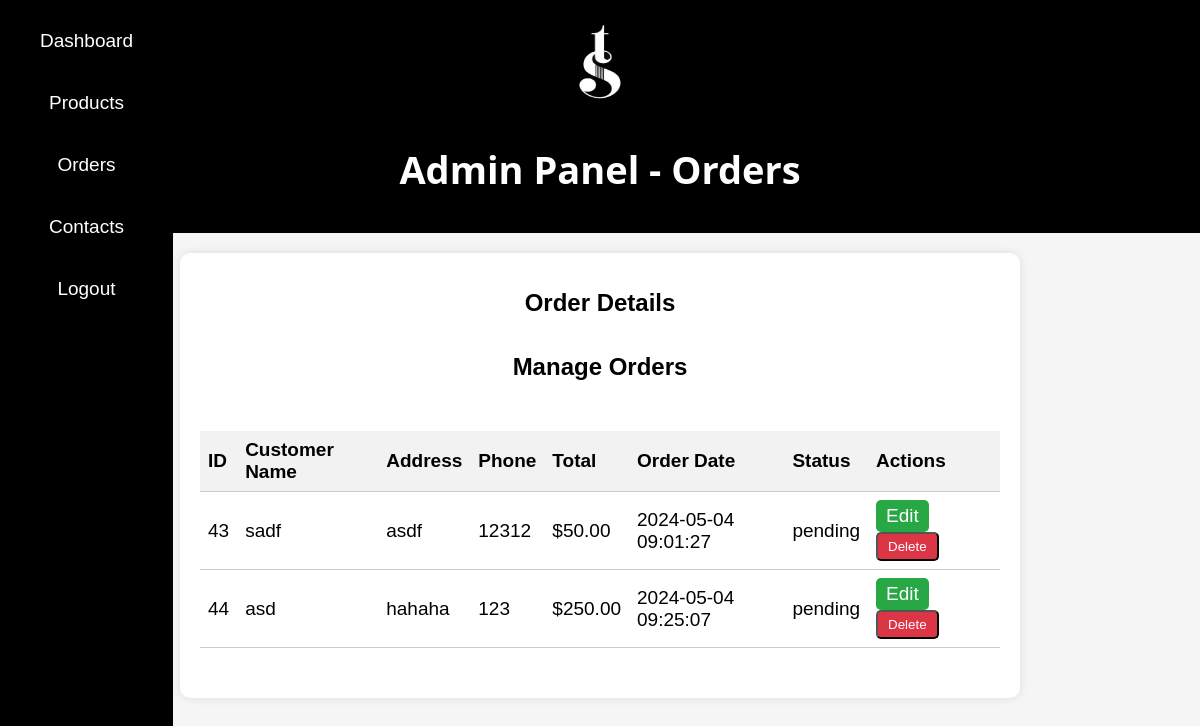
The app's page /order.php with its own data.
### tables this page shows
CREATE TABLE `orders` (
  `id` int(11) NOT NULL,
  `customer_name` varchar(255) NOT NULL,
  `address` text NOT NULL,
  `phone` varchar(15) NOT NULL,
  `total` decimal(10,2) NOT NULL,
  `order_status` enum('pending','completed') DEFAULT 'pending',
  `order_date` timestamp NOT NULL DEFAULT current_timestamp(),
  `session_id` varchar(255) DEFAULT NULL,
  `user_id` int(11) DEFAULT NULL,
  `product_id` int(11) DEFAULT NULL
);

### order.php (the view, shortened to what this page needs)
<?php include('server.php'); ?>
<!DOCTYPE html>
<html lang="en">
<head>
    <link rel="stylesheet" href="admin.css">
</head>
<body>
    <header>
        <div id="logo">
            <img src="prince2/miller2.png" alt="Logo" height="100" width="200">
        </div>
        <div id="admin-panel">
            <h1>Admin Panel - Orders</h1>
        </div>
    </header>
    <nav>
        <ul>
            <li><a href="dashboard.php">Dashboard</a></li>
            <li><a href="index.php">Products</a></li>
            <li><a href="order.php">Orders</a></li>
            <li><a href="ct.php">Contacts</a></li>
            <li><a href="login.php">Logout</a></li>
        </ul>
    </nav>
    <div class="order-container">
        <h1>Order Details</h1>
        <div class="container">
            <h1>Manage Orders</h1>
            <table>
                <thead>
                    <tr>
                        <th>ID</th>
                        <th>Customer Name</th>
                        <th>Address</th>
                        <th>Phone</th>
                        <th>Total</th>
                        <th>Order Date</th>
                        <th>Status</th>
                        <th>Actions</th>
                    </tr>
                </thead>
                <tbody>
                    <?php
                    $results = mysqli_query($db, "SELECT * FROM orders");
                    while ($row = mysqli_fetch_array($results)) {
                        echo "<tr>
                            <td>{$row['id']}</td>
                            <td>{$row['customer_name']}</td>
                            <td>{$row['address']}</td>
                            <td>{$row['phone']}</td>
                            <td>\${$row['total']}</td>
                            <td>{$row['order_date']}</td>
                            <td>{$row['order_status']}</td>
                            <td>
                                <a href='order_form.php?edit={$row['id']}' class='edit_btn'>Edit</a>
                                <button onclick=\"confirmDelete({$row['id']})\" class='del_btn'>Delete</button>
                            </td>
                        </tr>";
                    }
                    ?>
                </tbody>
            </table>
        </div>
    </div>
</body>
</html>

### admin.css (style rules this page uses)
body { font-family: Arial, sans-serif; margin: 0; padding: 0; }
header { text-align: center; font-family: "New Rocker", system-ui; font-weight: 400; font-style: normal; size-adjust: 1; background-color: #000000; color: #ffffff; padding: 1%; }
nav { background-color: #000; color: #fff; padding: 20px; height: 100vh; position: fixed; top: 0; left: 0; }
nav ul { list-style-type: none; padding: 0; margin: 0; text-align: center; }
nav ul li { display: block; margin-bottom: 20px; }
nav ul li a { display: block; color: #fff; text-decoration: none; transition: all .3s ease; padding: 10px 20px; }
.container { max-width: 1200px; margin: 150px auto 0; display: flex; align-items: center; justify-content: space-around; flex-wrap: wrap; }
.container { max-width: 1200px; margin: 0 auto; display: flex; align-items: center; justify-content: space-around; flex-wrap: wrap; }
body { margin: 0; font-family: 'Poppins', sans-serif; background-color: #f5f5f5; }
body { font-size: 19px; }
table { width: 50%; margin: 30px auto; border-collapse: collapse; text-align: left; }
tr { border-bottom: 1px solid #cbcbcb; }
th, td { border: none; height: 30px; padding: 2px; }
.edit_btn { text-decoration: none; padding: 2px 5px; background: #2E8B57; color: white; border-radius: 3px; }
.del_btn { text-decoration: none; padding: 2px 5px; color: white; border-radius: 3px; background: #800000; }

### order.php (style rules this page uses)
.order-container { max-width: 800px; margin: 20px auto; padding: 20px; background-color: #fff; border-radius: 10px; box-shadow: 0 0 10px rgba(0, 0, 0, 0.1); }
.order-container h1 { font-size: 24px; margin-bottom: 20px; text-align: center; }
.edit_btn, .del_btn { display: inline-block; padding: 5px 10px; margin-right: 10px; background-color: #28a745; color: #fff; text-decoration: none; border-radius: 5px; transition: background-color 0.3s; cursor: pointer; }
.del_btn { background-color: #dc3545; }
table { width: 100%; border-collapse: collapse; }
th, td { padding: 8px; text-align: left; }
th { background-color: #f2f2f2; }

### records on screen
orders: id "43", customer_name "sadf", address "asdf", phone "12312", total "50.00", order_date "2024-05-04 09:01:27", order_status "pending"
orders: id "44", customer_name "asd", address "hahaha", phone "123", total "250.00", order_date "2024-05-04 09:25:07", order_status "pending"
